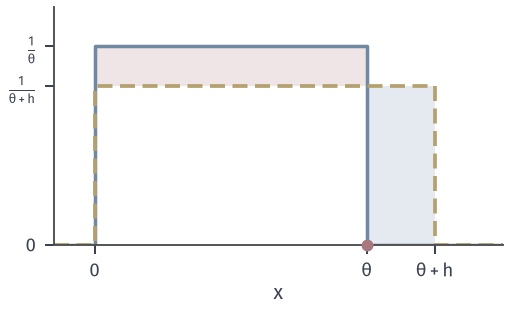

Write Python code to recreate this figure.
"""Unif(0,theta): theta=1 (blue) vs theta+h=1.25 (yellow). Inside (0,1) density falls by 0.2 (red area 0.2);
new mass on (1,1.25] (blue area 0.2) lies outside the old support, invisible to the score -1/theta."""
from pathlib import Path
import sys
HERE = Path(__file__).resolve().parent
sys.path.insert(0, str(HERE.parent/"igeo-common"))
from common import *

fig, ax = figure(width_mm=72, height_mm=44)
th, h = 1.0, 0.25; lo = 1/(th+h)
ax.fill_between([0, th], [lo, lo], [1/th, 1/th], color=RED_FILL, lw=0)
ax.fill_between([th, th+h], [0, 0], [lo, lo], color=BLUE_FILL, lw=0)
ax.plot([-0.15, 0, 0, th, th, 1.5], [0, 0, 1/th, 1/th, 0, 0], color=BLUE, lw=1.4)
ax.plot([-0.15, 0, 0, th+h, th+h, 1.5], [0, 0, lo, lo, 0, 0], color=YELLOW, lw=1.5, ls=(0, (4, 2)))
ax.scatter([th], [0], s=16, color=RED, zorder=5, clip_on=False)
ax.set_xlim(-0.15, 1.5); ax.set_ylim(0, 1.2)
ax.set_xticks([0, 1, 1.25]); ax.set_xticklabels([r'$0$', r'$\theta$', r'$\theta+h$'])
ax.set_yticks([0, lo, 1]); ax.set_yticklabels([r'$0$', r'$\frac{1}{\theta+h}$', r'$\frac{1}{\theta}$'])
ax.set_xlabel(r'$x$', labelpad=1)
save(fig, HERE, 'figure', {'loss_inside': (1/th-lo)*th, 'gain_outside': lo*h})
